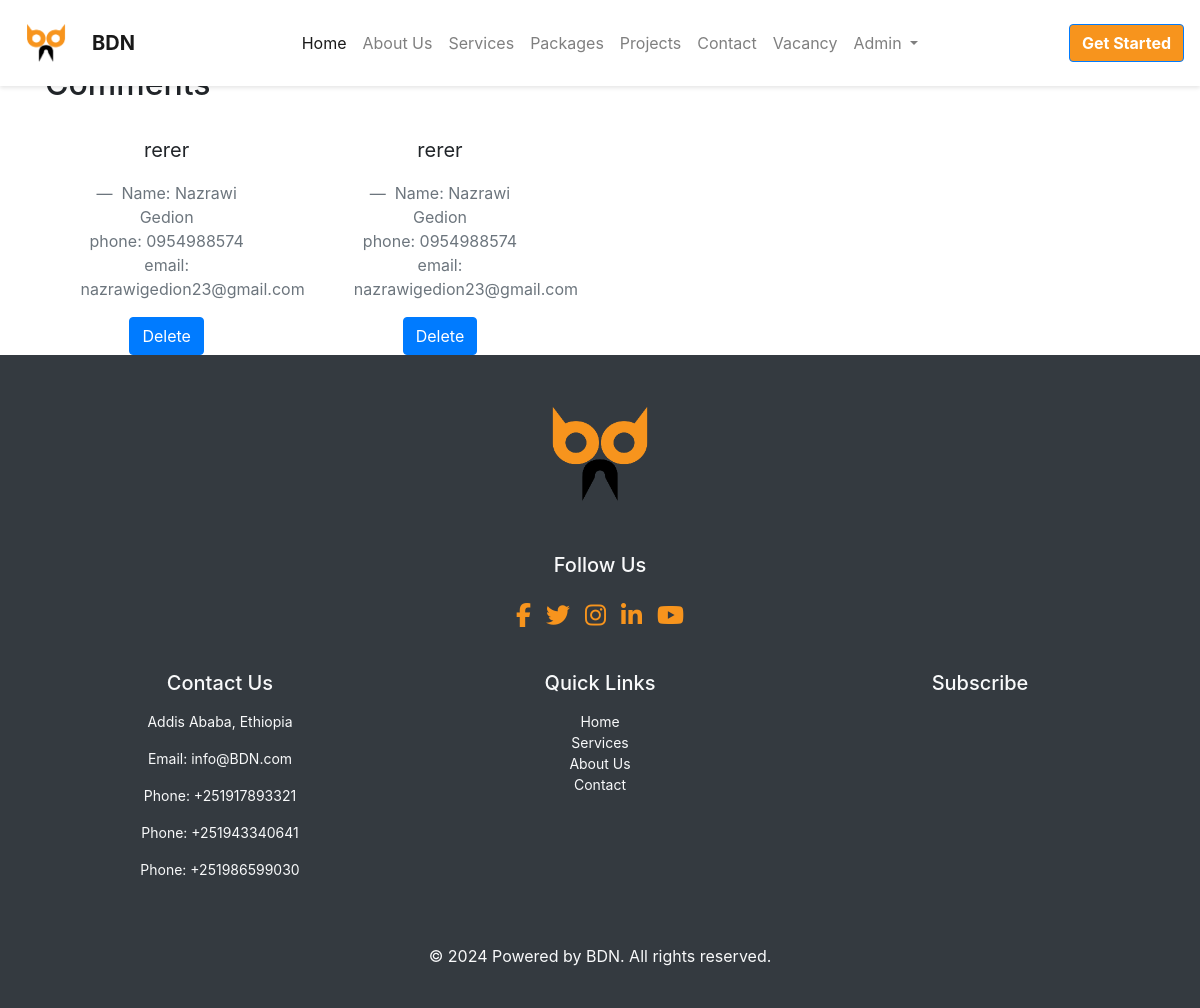
Screenshot of /contactUs/feedbacks/ (signed in) with the database file from the repository.
### contactUs/models.py (models this page shows, shortened)
class Comment(models.Model):
    name = models.CharField(max_length=100)
    email = models.EmailField(max_length=200)
    phone = models.CharField(max_length=100)
    comment = models.TextField(max_length=1000)
    added_date = models.DateTimeField(auto_now_add=True)
    class Meta:
        ordering = ['-added_date']

### contactUs/views.py (the view)
# urls.py: path('feedbacks/', views.ListCommentView.as_view(), name='comment_list'),
class ListCommentView(LoginRequiredMixin, ListView):
    login_url = '/accounts/login/'
    model = Comment
    @method_decorator(user_passes_test(lambda u: u.is_superuser))
    def dispatch(self, *args, **kwargs):
        return super().dispatch(*args, **kwargs)
    def get_queryset(self):
        return Comment.objects.all()

### contactUs/templates/contactUs/comment_list.html (shortened to what this page needs)
{% extends  "base.html" %}
{% block content %}
    <div class="container" style="padding-top: 65px;" >
        <div class="row">
            <div class="col-lg-12">
                <h2 class="section-title">Comments</h2>
                <div class="row">
                 {% for comment in comment_list %}
                        <div class="row justify-content-center">
                            <div class="col-lg-8 text-center">
                            <blockquote class="blockquote">
                              <p class="mb-4">
                                {{ comment.comment|safe|linebreaks}}
                              </p>
                              <footer class="blockquote-footer">
                                  <span>Name: {{comment.name}}</span> <br/>
                                  <span>phone: {{comment.phone}}</span> <br/>
                                  <span>email: {{comment.email}}</span> <br/>
                              </footer>
                            </blockquote>
                              {% if user.is_authenticated %}
                                    {% if user.is_superuser %}
                                        <a class="btn btn-primary" href="{% url 'contactUs:comment_remove' pk=comment.pk %}">Delete</a>
                                    {% endif %}
                            {% endif %}
                          </div>
                        </div>
    {% endfor %}
                </div>
            </div>
        </div>
    </div>
{% endblock %}

### static/bdnpage/css/styles.css (style rules this page uses)
html { scroll-behavior: smooth; }
body { font-family: "Roboto", sans-serif; }
.btn-primary { background: #ff8c00; border: none; padding: 12px 25px; border-radius: 5px; font-weight: 600; transition: all 0.3s ease; }

### rows the page displays
Comment: comment "rerer", name "Nazrawi Gedion", phone "0954988574", email "nazrawigedion23@gmail.com"
Comment: comment "rerer", name "Nazrawi Gedion", phone "0954988574", email "nazrawigedion23@gmail.com"
